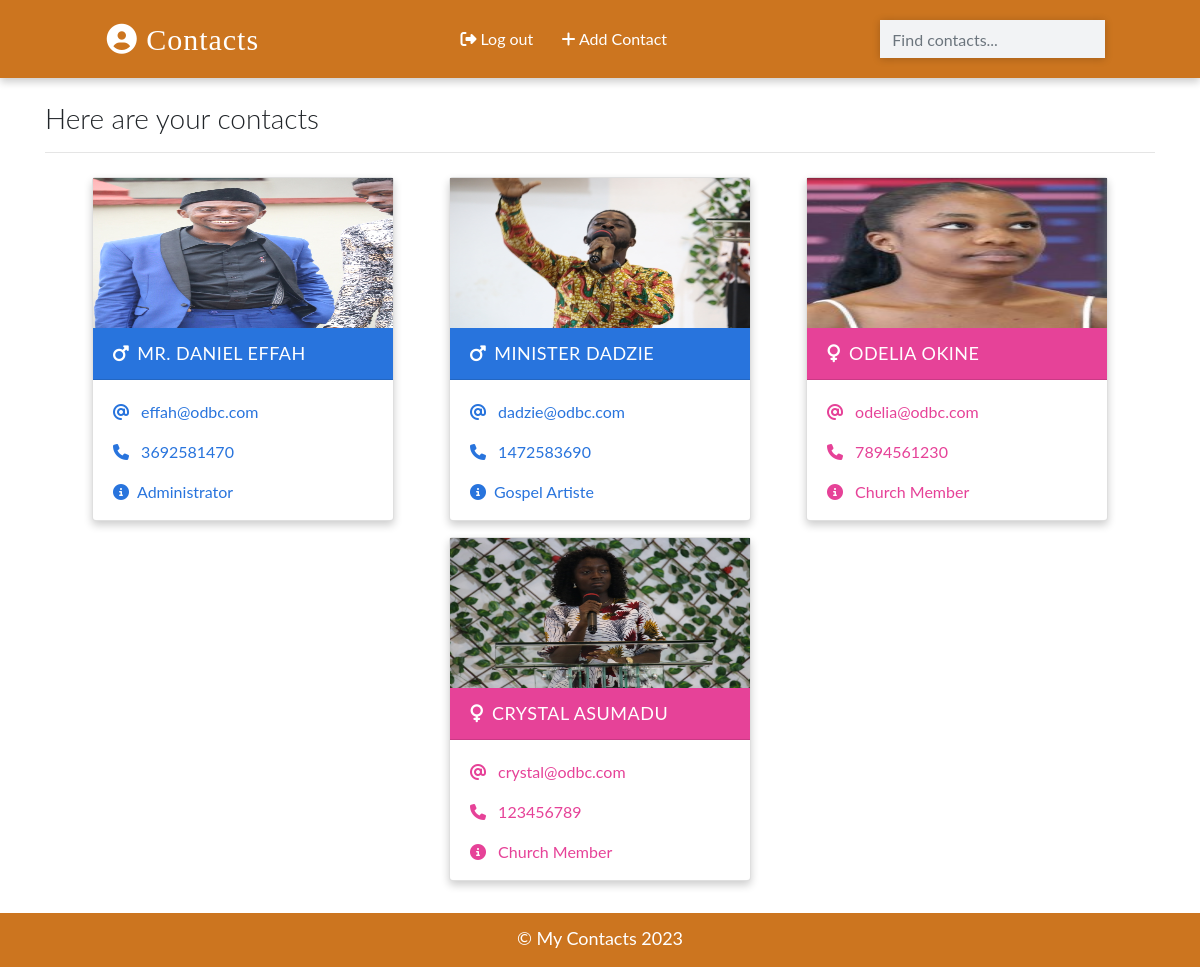
Screenshot of / (signed in) with the database file from the repository.
### app/models.py (models this page shows, shortened)
class Contact(models.Model):
    manager = models.ForeignKey(User, on_delete=models.CASCADE, default=None)
    name = models.CharField(max_length=50)
    email =  models.EmailField(max_length=254)
    phone = models.IntegerField()
    info = models.CharField(max_length=50)
    image = models.ImageField(upload_to='images/', blank=True)
    gender = models.CharField(max_length=50, choices=(
        ('male', 'Male'),
        ('female', 'Female'),
        ('other', 'Other'),
    ))
    date = models.DateTimeField(default=datetime.now)
    class Meta:
        ordering = ['-id']

### app/views.py (the view)
# urls.py: path('', views.HomePageView.as_view(), name='home'),
class HomePageView(LoginRequiredMixin ,ListView):
    template_name = 'index.html'
    model = Contact
    context_object_name = 'contacts'
    def get_queryset(self):
        contacts = super().get_queryset()
        return contacts.filter(manager = self.request.user)

### templates/index.html (shortened to what this page needs)
{% extends 'base.html' %}
{% load static %}
{% block content %}
   <div class="container">
    <h3 class="heading font-weight-light">Here are your contacts</h3>
    <hr />
  </div>
  <div class="container main-part">
    {% if contacts %}
      {% for contact in contacts %}
        {% include 'partials/_card.html' %}
      {% endfor %}
    {% else %}
    <p class="d-block font-weight-light my-2 heading">You have saved any contacts yet!!</p>
    {% endif %}
  </div>
{% endblock content %}

### templates/partials/_card.html
{% load static %}
{% if contact.gender == 'male' %}
          <div class="card my-2 mx-2 boy-card">
            <img src="
              {% if contact.image %}
                {{contact.image.url}}
              {% else %}
                {% static './images/boy.png' %}
              {% endif %}
            " class="img-fluid" />
            <div class="card-header">
              <a href="{% url 'detail' contact.id %}" class="text-white header-link"
                ><i class="fas fa-mars mr-2"></i>{{contact.name}}</a
              >
            </div>
            <div class="card-body pb-0">
              <p>
                <i class="fas fa-at mr-2"></i>
                <a href="mailto:{{contact.email}}">{{contact.email}}</a>
              </p>
              <p>
                <i class="fas fa-phone mr-2"></i>
                <a href="tel:{{contact.phone}}">{{contact.phone}}</a>
              </p>
              <p><i class="fas fa-info-circle mr-2"></i>{{contact.info}}</p>
            </div>
          </div>
        {% else %}
          <div class="card my-2 mx-2 girl-card">
            <img src="
            {% if contact.image %}
              {{contact.image.url}}
            {% else %}
            {% static './images/girl.png' %}
            {% endif %}
            " class="img-fluid" />
            <div class="card-header">
              <a href="{% url 'detail' contact.id %}" class="text-white header-link"
                ><i class="fas fa-venus mr-2"></i>{{contact.name}}</a
              >
            </div>
            <div class="card-body pb-0">
              <p>
                <i class="fas fa-at mr-2"></i>
                <a href="mailto:{{contact.email}}">{{contact.email}}</a>
              </p>
              <p>
                <i class="fas fa-phone mr-2"></i>
                <a href="tel:{{contact.phone}}">{{contact.phone}}</a>
              </p>
              <p><i class="fas fa-info-circle mr-2"></i> {{contact.info}}</p>
            </div>
          </div>
        {% endif %}

### static/css/main.css (style rules this page uses)
:root { --back: #cc751f !important; --girl: #e64298; --boy: #2874dd; }
body { font-family: Lato, sans-serif; }
.card { box-shadow: 0 4px 8px 0 rgba(0, 0, 0, 0.2); transition: 0.3s; min-width: 250px; box-sizing: border-box; }
img { width: 300px !important; height: 150px !important; }
.card-header { font-size: 18px; letter-spacing: 0.5px; text-transform: uppercase; }
.boy-card .card-header { background-color: var(--boy); }
.boy-card .card-body, .boy-card .card-body p a { color: var(--boy); }
.girl-card .card-header { background-color: var(--girl); }
.girl-card .card-body, .girl-card .card-body p a { color: var(--girl); }
.card-body p { cursor: pointer; }
.main-part { display: flex; flex-wrap: wrap; justify-content: space-evenly; }

### rows the page displays
Contact: image (picture), name "MR. DANIEL EFFAH", email "effah@odbc.com", phone "3692581470", info "Administrator"
Contact: image (picture), name "MINISTER DADZIE", email "dadzie@odbc.com", phone "1472583690", info "Gospel Artiste"
Contact: image (picture), name "ODELIA OKINE", email "odelia@odbc.com", phone "7894561230", info "Church Member"
Contact: image (picture), name "CRYSTAL ASUMADU", email "crystal@odbc.com", phone "123456789", info "Church Member"
